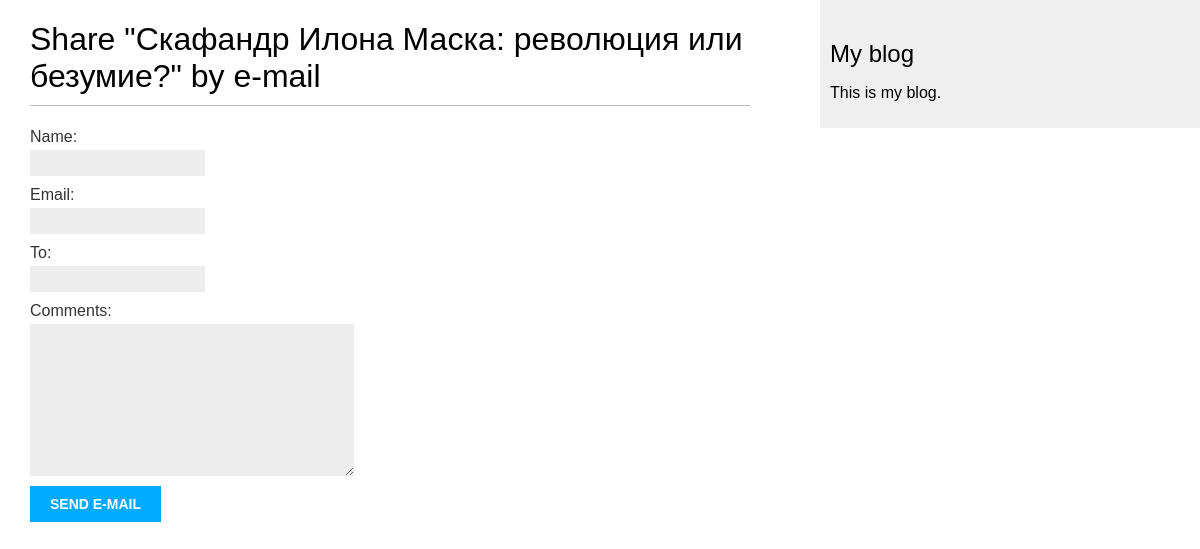
Before: /blog/2/share/ with the older database file.
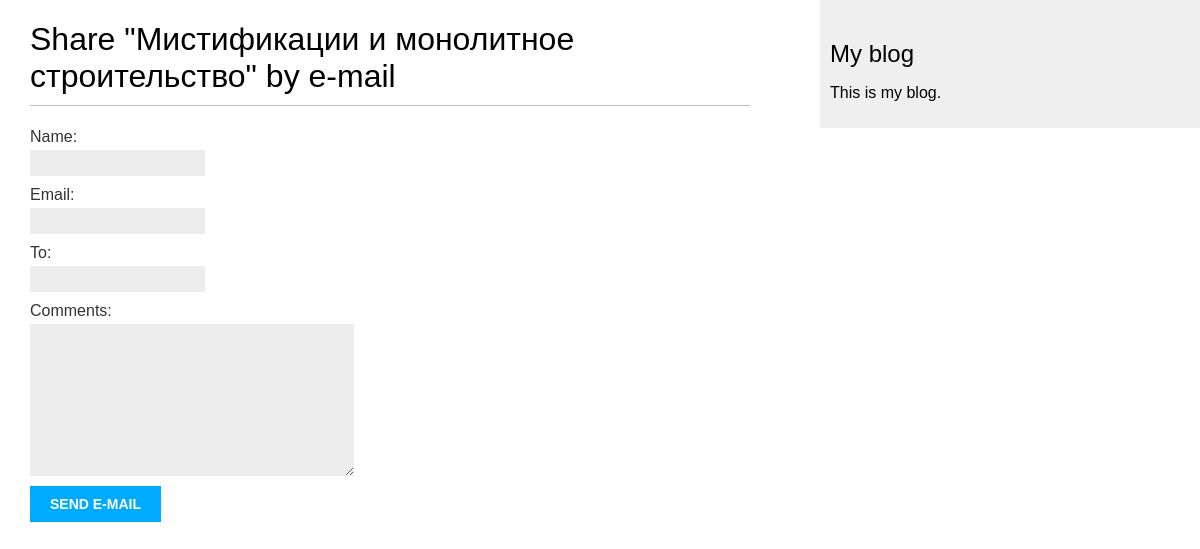
After: the same page with the newer database file.
### blog/models.py (models this page shows, shortened)
class Post(models.Model):
    class Status(models.TextChoices):
        DRAFT = 'DF', 'Draft'
        PUBLISHED = 'PB', 'Published'
    title = models.CharField(max_length=250)
    slug = models.SlugField(max_length=250, unique_for_date='publish')
    tags = TaggableManager()
    author = models.ForeignKey(User, on_delete=models.CASCADE, related_name='blog_posts')
    body = models.TextField()
    publish = models.DateTimeField(default=timezone.now)
    created = models.DateTimeField(auto_now_add=True)
    updated = models.DateTimeField(auto_now=True)
    status = models.CharField(max_length=2, choices=Status.choices, default=Status.DRAFT)
    objects = models.Manager()
    published = PublishedManager()
    class Meta:
        ordering = ['-publish']
        indexes = [
            models.Index(fields=['-publish'])
        ]

### blog/views.py (the view)
# urls.py: path('<int:post_id>/share/', views.post_share, name='post_share'),
def post_share(request, post_id):
    post = get_object_or_404(Post,
                             id=post_id,
                             status=Post.Status.PUBLISHED)
    sent = False
    if request.method == 'POST':
        form = EmailFormPost(request.POST)
        if form.is_valid():
            cd = form.cleaned_data
            post_url = request.build_absolute_uri(post.get_absolute_url())
            subject = f"{cd['name']} recommends you read " \
                      f"{post.title}"
            message = f"Read {post.title} at {post_url}\n\n" \
                      f"{cd['name']}\s comments: {cd['comments']}"
            send_mail(subject, message, 'varaxinaalla@yandex.ru', [cd['to']])
            sent = True
    else:
        form = EmailFormPost()
    return render(request, 'blog/post/share.html', {'post': post,
                                                    'form': form,
                                                    'sent': sent})

### blog/forms.py
class EmailFormPost(forms.Form):
    name = forms.CharField(max_length=25)
    email = forms.EmailField()
    to = forms.EmailField()
    comments = forms.CharField(required=False, widget=forms.Textarea)

### blog/templates/blog/post/share.html (shortened to what this page needs)
{% extends "blog/base.html" %}
{% block content %}
    {% if sent %}
        <h1>E-mail sucessfully sent</h1>
        <p>
            "{{ post.title }}" was sucessfully sent
            to {{ form.cleaned_data.to }}
        </p>
    {% else %}
        <h1>Share "{{ post.title }}" by e-mail</h1>
        <form method="post">
            {{ form.as_p }}
            <input type="submit" value="Send e-mail">
        </form>
    {% endif %}
{% endblock %}

Changed rows visible on the page:
changed Post: title "Скафандр Илона Маска: революция или безумие?" → "Мистификации и монолитное строительство"
